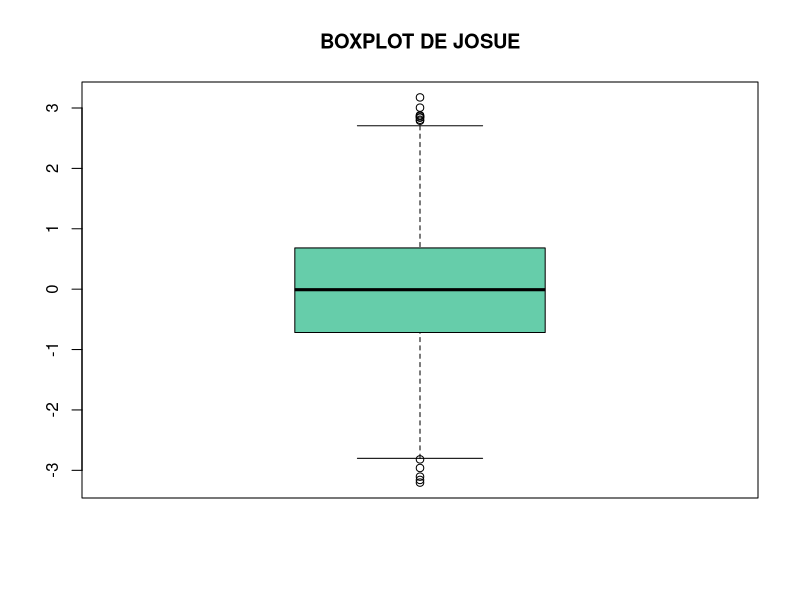

Generate this figure with R:
#generando un nuevo script para subir el trabajo al classroom
josu<-rnorm(2000)

pdf("03_results/box_josue.pdf")
boxplot(josu, col="aquamarine3", main="BOXPLOT DE JOSUE")
dev.off()
